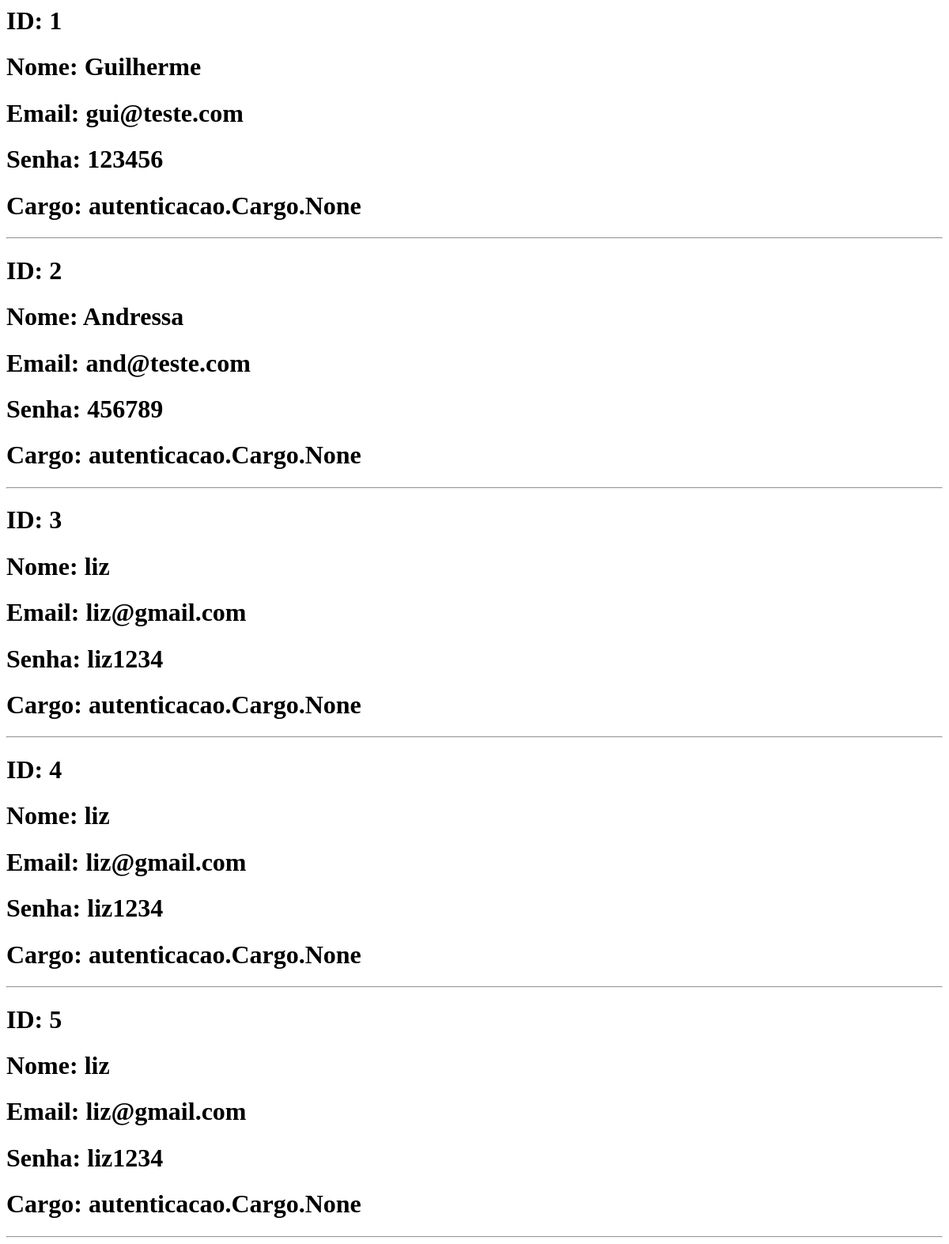
/autenticacao/listar/, run on an earlier commit of the app's database.
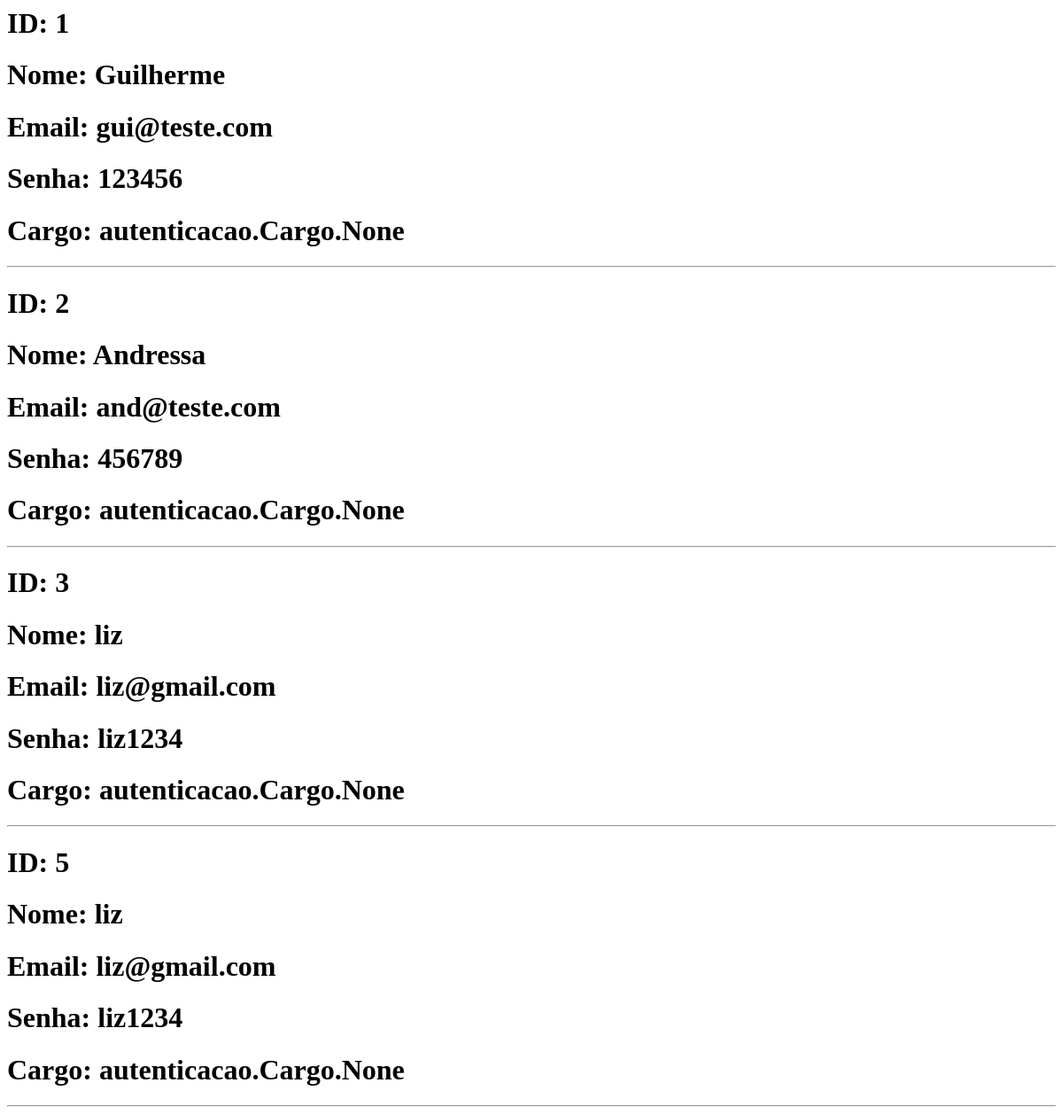
And on a later commit of the database.
### autenticacao/models.py (models this page shows)
class Pessoa(models.Model):
    nome = models.CharField(max_length=100)
    email = models.EmailField(max_length=254)
    senha = models.CharField(max_length=100)
    cargo = models.ManyToManyField(Cargo)
    def __str__(self):
        return self.nome

### autenticacao/views.py (the view)
# urls.py: path('listar/', views.listar, name='listar'),
def listar(request):
    user = Cargo.objects.get(id = 2)
    pessoa_admin = Pessoa.objects.filter(cargo = user)
    print(pessoa_admin)
    pessoas = Pessoa.objects.all()
    return render(request, 'listar/listar.html', {'pessoas': pessoas})

### autenticacao/templates/listar/listar.html
{% for pessoa in pessoas %}
<h1>ID: {{pessoa.id}}</h1>
<h1>Nome: {{pessoa}}</h1>
<h1>Email: {{pessoa.email}}</h1>
<h1>Senha: {{pessoa.senha}}</h1>
<h1>Cargo: {{pessoa.cargo}}</h1>
<hr>
{% endfor %}

What changed in the data, as far as the page shows it:
removed Pessoa: id "4", nome "liz", email "liz@gmail.com", senha "liz1234", cargo "autenticacao.Cargo.None"
